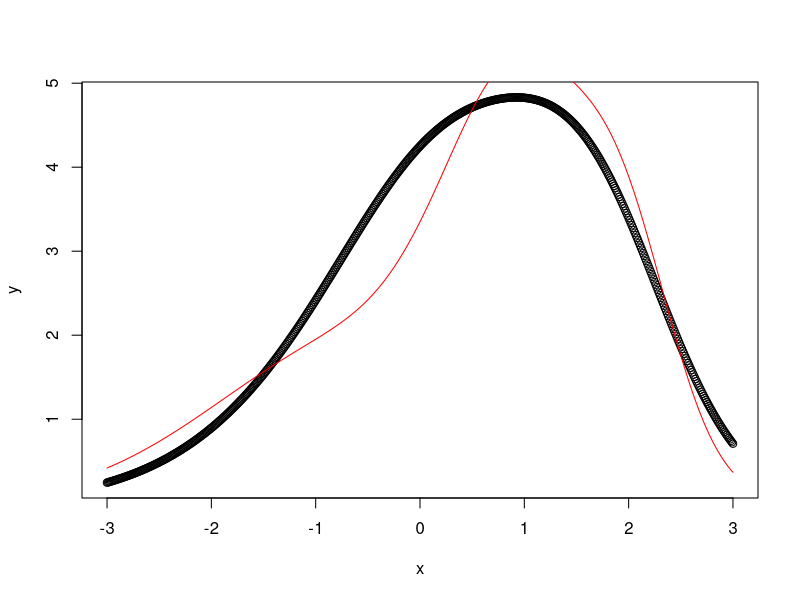

Write R code to recreate this figure. (Note: this script raises an error after producing the figure.)
rm(list=ls())
############Function Start#################################################
fit_2D<-function(func, dat, it, op_v){
  
  plot(dat[2,], dat[1,])
  
  
  #The sum of error squared##############################
  MSE_f<-function(func){
    #try(if(class(func)!='function'){stop('argument to MSE_f(f) has to be a function')}
      #  else{
          m<-(sum((func(op_v)-dat[1,])^2))
          return(m)  
       # })
  }
  ######################################################
  
  #Define the proportionality function##################
  l<-function(k){
    if(k==1){
      # l<-(q[2]-q[3])/(length(x))
      l<-1
    }
    else{
      l<-1
    }
    return(l)
  }
  ######################################################
  
  d<-'TRUE'     #bit set to false whenever solution does not converge within the given number of iterations
  
  
  for(k in 1:100){
    if(d=='FALSE'){
      print('solution did not converge')
      break
    }
    q<-vector(mode='numeric', length=4)
    t<-0.02
    va<-0
    q[1]<-MSE_f(func(op_v))
    #l<-1
    #it<-20000
    ####The optimization loop#######################################################
    for(j in 1:length(op_v)){
      if(d=='FALSE'){
        print('solution did not converge')
        break
      }
      for (i in 1:it) {
        if(i==it){
          print('Solution did not converge')
          d<-'FALSE'
          break
        }
        if(i==1) {
          op_v[j]<-op_v[j]+t
          q[2]<-MSE_f(func(op_v))
          op_v[j]<-op_v[j]-2*t
          q[3]<-MSE_f(func(op_v))
          op_v[j]<-op_v[j]+2*t
          if(q[1]>q[2] & q[1]>q[3]){
            if(abs(q[1]-q[3])>abs(q[1]-q[2])){
              va<- -1
            }
            else{va<-1
            }
          }
          else if(q[2]>q[1] & q[3]<q[1]){
            va<- -1
          }
          else if(q[2]<q[1] & q[3]>q[1]){
            va<- 1
          }
          else if(q[2]>q[1] & q[3]>q[1]){
            va<-0
          }
          else{
            va<-0
          }
        }
        else{
          if(va==0){
            print('Local minima reached')
            yres<-func(op_v)
            if(j==length(op_v) & k==5){
              lines(x,yres, col='red')
            }
            break
          }
          else if(va==1){
            q[2]<-MSE_f(func(op_v))
            op_v[j]<-op_v[j]+l(k)*t
            q[3]<-MSE_f(func(op_v))
            if(q[3]>q[2]){
              va<-0
              print('Local minima reached')
              yres<-func(op_v)
              if(j==length(op_v) & k==5){
                lines(x,yres, col='red')
              }
              break
            }
            else{
              next
            }
          }
          else{
            q[2]<-MSE_f(func(op_v))
            op_v[j]<-op_v[j]-l(k)*t
            q[3]<-MSE_f(func(op_v))
            if(q[3]>q[2]){
              va<-0
              print('Local minima reached')
              yres<-func(op_v)
              if(j==length(op_v) & k==5){
                lines(x,yres, col='red')
              }
              break
            }
            else{
              next
            }
          }  
        }
        
      }
    }
  }

  #####################################code_end#########################
  return(op_v)
}
##########Function end##################################################



#########start testing##################################################

###########generate random dataset######################################
rm(list = ls())
x<-seq(-3,3, by=0.01)
y<- 3*exp(-1*(((x-0.5)/(1.5))^2))+1.5*exp(-1*(((x+0.27)/(2))^2))+2*exp(-1*(((x-1.75)/(1))^2))
plot(x,y)
dat<-matrix( c(y,x), nrow = 2, ncol = length(x), byrow = 'TRUE')
#v<-vector(mode='numeric',length = 3)
func<-function(v){
  y<-v[1]*exp(-1*(((x-v[2])/(v[3]))^2))+v[4]*exp(-1*(((x-v[5])/(v[6]))^2))+v[7]*exp(-1*(((x-v[8])/(v[9]))^2))
  return(y)
}
i<-20000
lines(x, func(c(4,1,1,2,2,0.66,2,-0.5,2)), col='red')
op_v<-fit_2D(func, dat, i, op_v)
fit_2D(func, dat, i, op_v)
class(func)
fit_2D(func(v), dat, i, v)
clp<-function(){
  dev.off()
  return(NULL)
}
